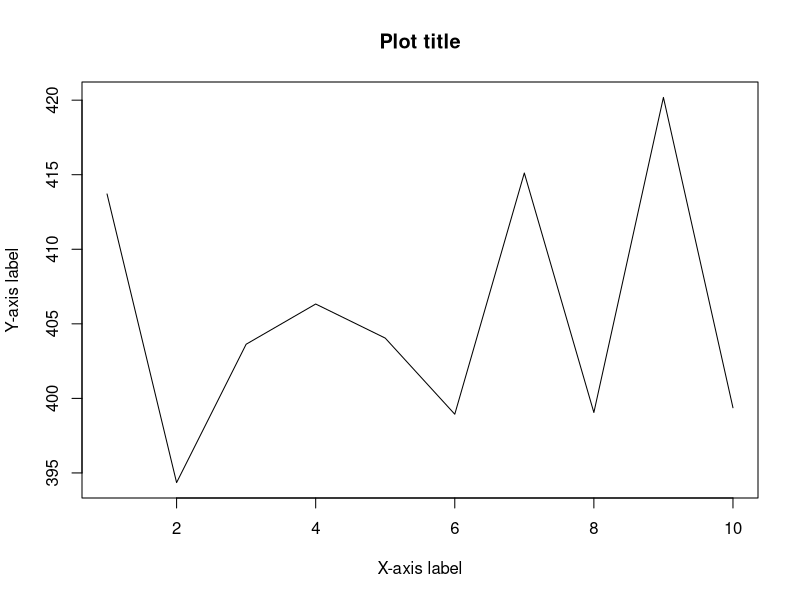

This figure's R source:
set.seed(42)

my_vec <- rnorm(10, mean = 400, sd = 10)

plot(my_vec,
     type = "l", # "l" stands for line
     main = "Plot title",
     ylab = "Y-axis label",
     xlab = "X-axis label"
)

# THE SIX BASIC DATA TYPES
  # Numeric
  # Integer
  # Complex
  # Character
  # Factor
  # Logical

 
#Numeric #####################################
num_data <- c(3, 7, 2)
class(num_data)

num_data_dec <- c(3.4, 7.1, 2.9)
class(num_data_dec)


#Integer #####################################

children <- c(3, 5, 7, 2, 0, -1)
class(children)

children <- as.integer(c(3, 5, 7, 2, 0, -1))
class(children)


#character  ##################################
chars <- "test value"
class(chars)

otherchars <- as.character(children)

#entire vectors become character vectors 
intvector <- c(1,3,5,7,9,-3)
class(intvector) #numeric at first
intvector <-   c(intvector, 99, 101, 301, "charlier")

intvector

#FACTORS ########################################

#use factors for character data with a limited number of discrete values
gender <- factor(c("male", "female", "female", "female", "male", "male"))

#levels returns the distinct values in a vector of factors
levels(gender)

class(gender)

#convert a vector of character strings to a factor vector

jobTitles <- c("manager", "front-line worker", "manager", "manager", "driver", "driver", "front-line worker")
jobTitleAsFactors <- as.factor(jobTitles)

levels(jobTitleAsFactors)


#LOGICAL ##########################################

logicals <- c(TRUE, TRUE, FALSE, TRUE, FALSE, FALSE, 3<5)
logicalsAsInts  <- as.numeric(logicals)

logicalsAsInts

intsAsLogical <- as.logical(logicalsAsInts)
intsAsLogical


